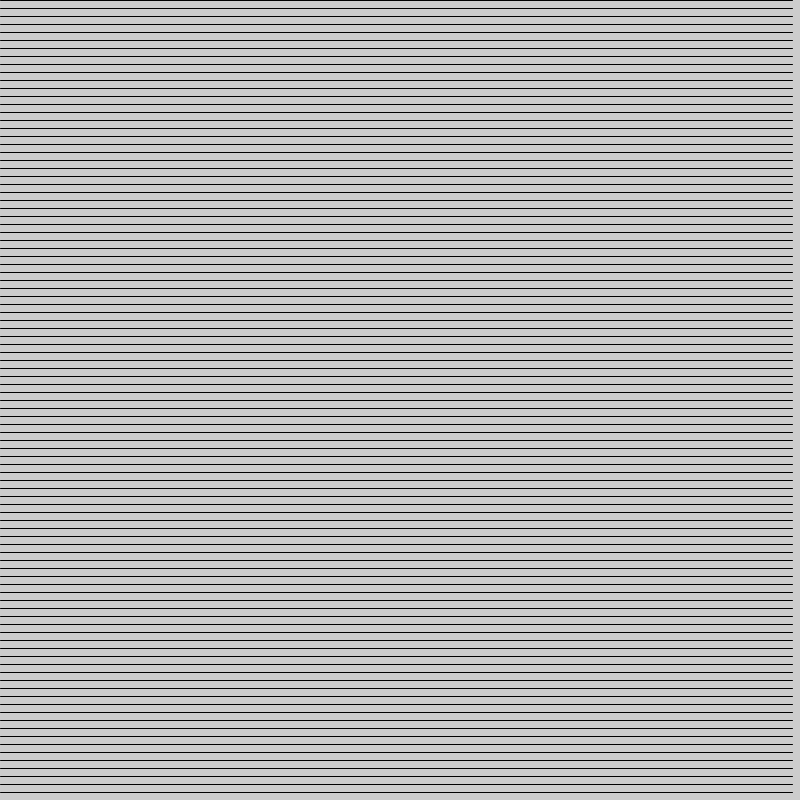
Frame 1 (no input)
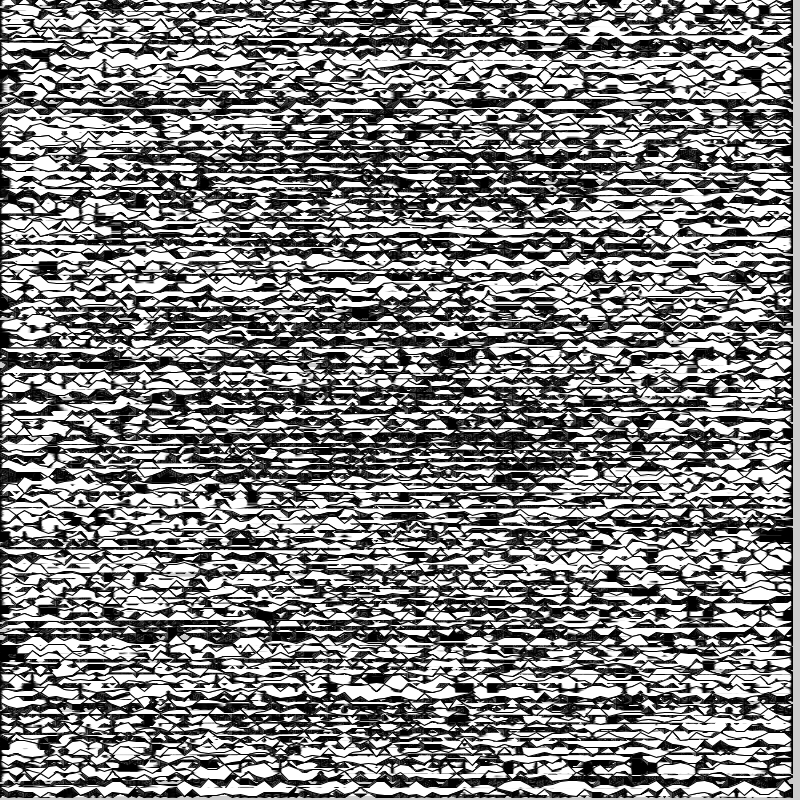
Frame 60 (the mouse pressed at the canvas centre just before this capture)
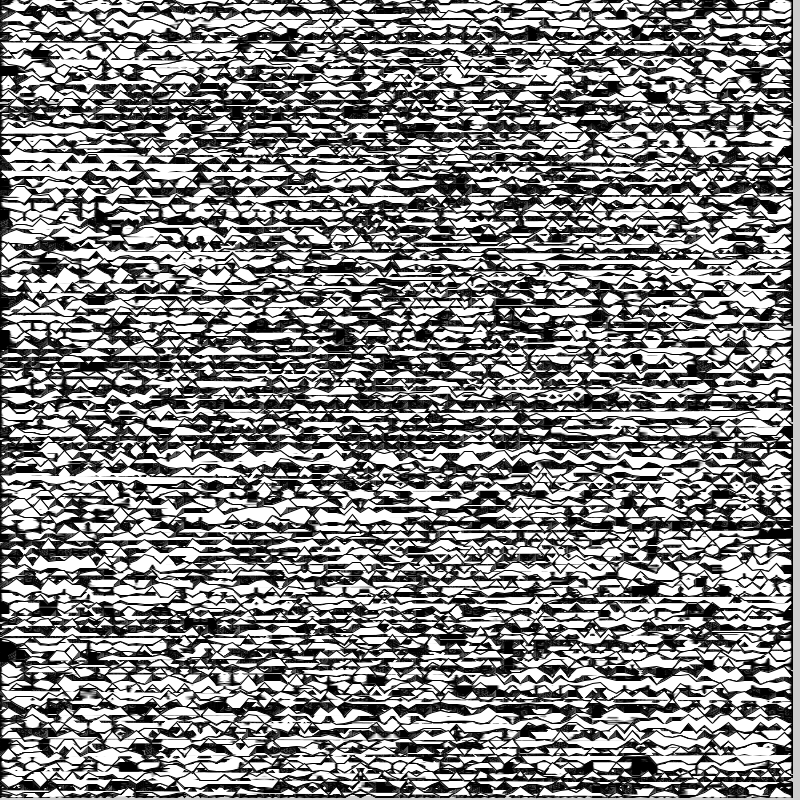
Frame 120 (the mouse held since frame 60 and released just before this capture)

The Processing sketch that drew these frames (run headless with seeded random() and noise(); from frame 60 on, the mouse is pressed at the canvas centre):

// Processing sketch: sparklines_class_within_class
// ── sparklines_class_within_class.pde
int numRows = 100;
int numCols = 100;
SparkLine [] sparklines = new SparkLine[numRows];

float yOffset;

void setup() {
  size(800, 800);  
  // Calculate row height so lines are laid out evenly down the screen
  yOffset = height/sparklines.length;
  for (int y = 0; y < sparklines.length; y++) {
    sparklines[y] = new SparkLine(y*yOffset);
  }
}

void draw() {
  
  // Look a different way to iterate through an array
  for (SparkLine s : sparklines) {
    s.move();
    s.display();
  }
}

// ── SparkLine.pde
class SparkLine {
  // An array of Vertex objects
  Vertex [] vertices = new Vertex [numCols];
  // The y-value of the line
  float row;
  // Width of each "column" (horizontal gap between vertices)
  float xOffset;


  SparkLine(float _row) {
    row = _row;
    // Calculate the column width so vertices are evenly spread out across the screen
    xOffset = width/vertices.length;

    // Initialize the vertices for this line at a random location
    for (int x = 0; x < vertices.length; x++) {
      vertices[x] = new Vertex (x*xOffset, row, random(1));
    }
  }

  void move() {
    for (Vertex v : vertices) {
      v.move();
    }
  }

  // Draw the vertices for this line
  void display() {
    beginShape();
    for (Vertex v : vertices) {
      v.display();
    }
    endShape();
  }
}

// ── Vertex.pde
class Vertex {
  // x, y, row, speed location this vertex
  float x, y, row, speed;
  
  // What's the difference between y and row here?
  Vertex(float _x, float _y, float _speed) {
    x = _x;
    row = _y;
    y = _y;
    speed = _speed;
  }
  
  // Move the vertex
  void move() {
    y += speed;
    
    // If the vertex gets more than 5 pixels away from the row, turn back!
    if (abs(y-row) > 5) {
      speed *= -1;
    }
  }

  // Draw the vertex
  void display() {
    vertex(x, y);
  }

}
